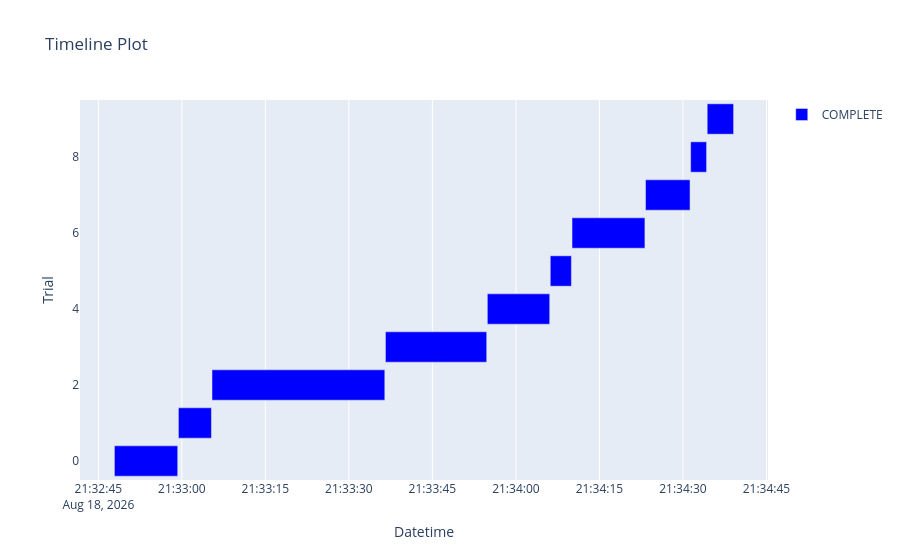

Notebook code for this chart:
### Markdown cell above
Самые выжные параметры с отрывом можно видеть это learning_rate, n_estimators, max_depth

### Code cell
fig = optuna.visualization.plot_timeline(study)
fig.show()

### Figure 1 — Plotly figure (JSON) as saved in the notebook; plotly's stock layout.template omitted (floating-point values rounded to 4 significant figures)
{"data": [{"base": ["2026-08-18T21:32:47.883280", "2026-08-18T21:32:59.379881", "2026-08-18T21:33:05.413808", "2026-08-18T21:33:36.562775", "2026-08-18T21:33:54.863201", "2026-08-18T21:34:06.169470", "2026-08-18T21:34:10.075614", "2026-08-18T21:34:23.272529", "2026-08-18T21:34:31.379319", "2026-08-18T21:34:34.355562"], "hovertemplate": "%{text}<extra>COMPLETE</extra>", "marker": {"color": "blue"}, "name": "COMPLETE", "orientation": "h", "text": ["{<br>  \"number\": 0,<br>  \"values\": [<br>    2502804.70176238<br>  ],<br>  \"params\": {<br>    \"n_estimators\": 349,<br>    \"max_depth\": 12,<br>    \"learning_rate\": 0.11384177128291817,<br>    \"min_child_weight\": 9,<br>    \"subsample\": 0.9183049482476509,<br>    \"colsample_bytree\": 0.7164496789741365<br>  }<br>}", "{<br>  \"number\": 1,<br>  \"values\": [<br>    2610985.2476636805<br>  ],<br>  \"params\": {<br>    \"n_estimators\": 452,<br>    \"max_depth\": 7,<br>    \"learning_rate\": 0.023634970799338715,<br>    \"min_child_weight\": 7,<br>    \"subsample\": 0.9093116570307946,<br>    \"colsample_bytree\": 0.7957710196949129<br>  }<br>}", "{<br>  \"number\": 2,<br>  \"values\": [<br>    2531516.2302634493<br>  ],<br>  \"params\": {<br>    \"n_estimators\": 878,<br>    \"max_depth\": 12,<br>    \"learning_rate\": 0.13993061043802718,<br>    \"min_child_weight\": 6,<br>    \"subsample\": 0.8876575673417122,<br>    \"colsample_bytree\": 0.6855183794425621<br>  }<br>}", "{<br>  \"number\": 3,<br>  \"values\": [<br>    2478012.2717515645<br>  ],<br>  \"params\": {<br>    \"n_estimators\": 555,<br>    \"max_depth\": 11,<br>    \"learning_rate\": 0.056748192505557404,<br>    \"min_child_weight\": 8,<br>    \"subsample\": 0.9249292246860612,<br>    \"colsample_bytree\": 0.9575984585294046<br>  }<br>}", "{<br>  \"number\": 4,<br>  \"values\": [<br>    2476446.749035992<br>  ],<br>  \"params\": {<br>    \"n_estimators\": 703,<br>    \"max_depth\": 8,<br>    \"learning_rate\": 0.07530690221299437,<br>    \"min_child_weight\": 5,<br>    \"subsample\": 0.8218610503606728,<br>    \"colsample_bytree\": 0.9841707155447389<br>  }<br>}", "{<br>  \"number\": 5,<br>  \"values\": [<br>    2649462.000544121<br>  ],<br>  \"params\": {<br>    \"n_estimators\": 442,<br>    \"max_depth\": 5,<br>    \"learning_rate\": 0.0521755900815875,<br>    \"min_child_weight\": 8,<br>    \"subsample\": 0.6870337147127425,<br>    \"colsample_bytree\": 0.8943874921004855<br>  }<br>}", "{<br>  \"number\": 6,<br>  \"values\": [<br>    2486834.025230005<br>  ],<br>  \"params\": {<br>    \"n_estimators\": 889,<br>    \"max_depth\": 7,<br>    \"learning_rate\": 0.08316426560150324,<br>    \"min_child_weight\": 2,<br>    \"subsample\": 0.6436547027977148,<br>    \"colsample_bytree\": 0.9191535574925012<br>  }<br>}", "{<br>  \"number\": 7,<br>  \"values\": [<br>    2538927.076546317<br>  ],<br>  \"params\": {<br>    \"n_estimators\": 541,<br>    \"max_depth\": 8,<br>    \"learning_rate\": 0.026702825518611632,<br>    \"min_child_weight\": 10,<br>    \"subsample\": 0.7916795671528396,<br>    \"colsample_bytree\": 0.7986054257264562<br>  }<br>}", "{<br>  \"number\": 8,<br>  \"values\": [<br>    2649342.275384401<br>  ],<br>  \"params\": {<br>    \"n_estimators\": 258,<br>    \"max_depth\": 6,<br>    \"learning_rate\": 0.05214239674889534,<br>    \"min_child_weight\": 2,<br>    \"subsample\": 0.9097483348837495,<br>    \"colsample_bytree\": 0.8778643163145943<br>  }<br>}", "{<br>  \"number\": 9,<br>  \"values\": [<br>    2557671.615299766<br>  ],<br>  \"params\": {<br>    \"n_estimators\": 642,<br>    \"max_depth\": 5,<br>    \"learning_rate\": 0.17152571227507585,<br>    \"min_child_weight\": 10,<br>    \"subsample\": 0.7771344092103305,<br>    \"colsample_bytree\": 0.8392817185399197<br>  }<br>}"], "textposition": "none", "type": "bar", "x": [11375, 5933.0, 31040.0, 18190.0, 11210.0, 3799.0, 13100.0, 8002.0, 2866.0, 4742.0], "y": [0, 1, 2, 3, 4, 5, 6, 7, 8, 9]}], "layout": {"showlegend": true, "title": {"text": "Timeline Plot"}, "xaxis": {"title": {"text": "Datetime"}, "type": "date"}, "yaxis": {"title": {"text": "Trial"}}}}
